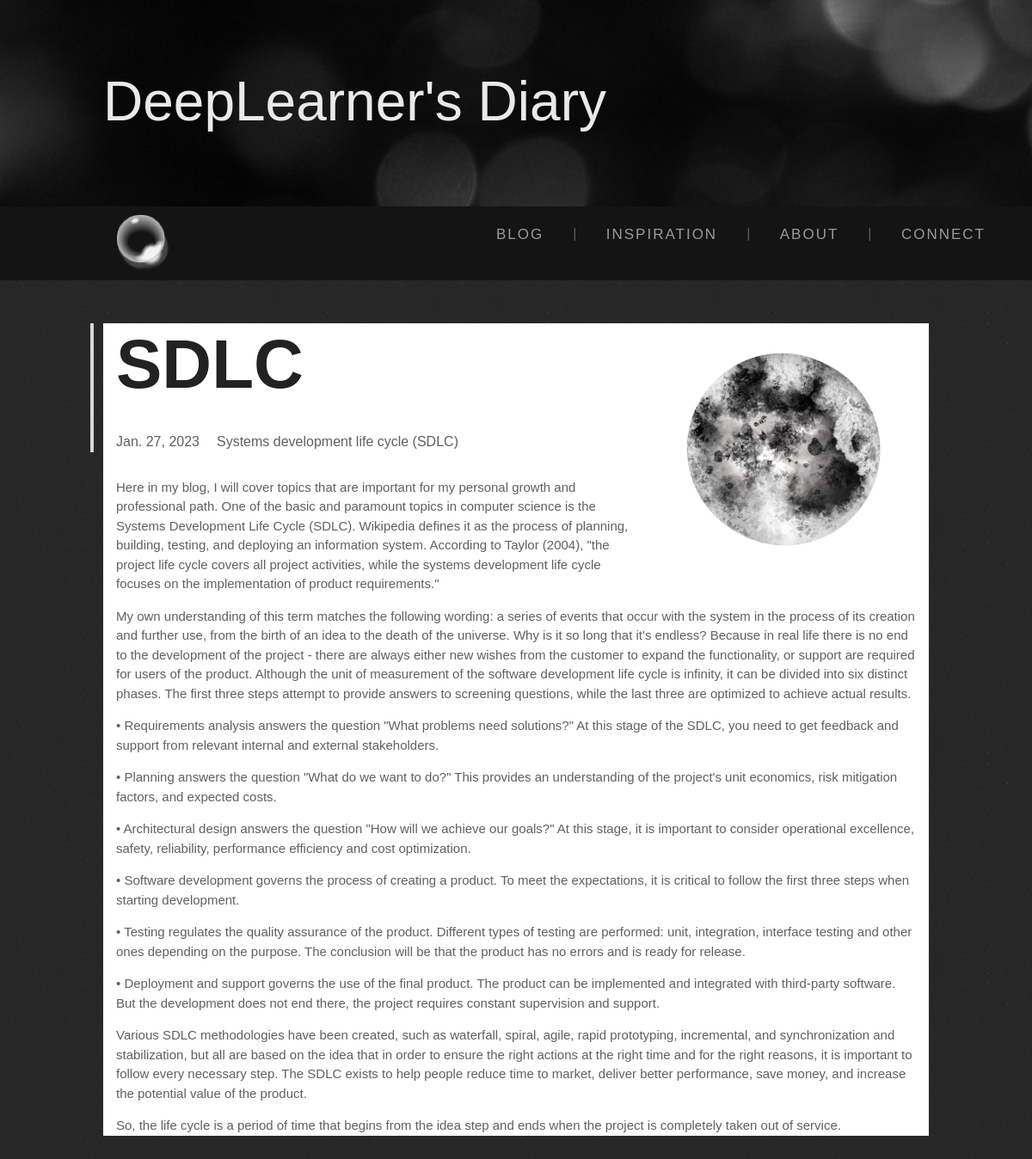
The page /blog/1 on the database its author committed.
### blogpart/models.py (models this page shows, shortened)
class BlogPublications(models.Model):
    title = models.CharField('Title', max_length=300)
    theme = models.CharField('Theme of publication', max_length=150)
    anons = models.CharField('Anons', max_length=250)
    full_text_1 = models.TextField('Text')
    full_text_2 = models.TextField('Text')
    full_text_3 = models.TextField('Text')
    full_text_4 = models.TextField('Text')
    full_text_5 = models.TextField('Text')
    full_text_6 = models.TextField('Text')
    full_text_7 = models.TextField('Text')
    full_text_8 = models.TextField('Text')
    full_text_9 = models.TextField('Text')
    full_text_10 = models.TextField('Text')
    date = models.DateField('Date of publication')
    class Meta:
        verbose_name = 'Publication'
        verbose_name_plural = 'Publications'

### blogpart/views.py (the view)
# urls.py: path('<int:pk>', views.BlogDetailView.as_view(), name='blog_detail')
class BlogDetailView(DetailView):
    model = BlogPublications
    template_name = "blogpart/detail_view.html"
    context_object_name = 'publication'

### blogpart/templates/blogpart/detail_view.html (shortened to what this page needs)
{% extends 'main/layout.html' %}
{% load static %}
{% block content %}
<div class="container1">
    <div class="post">
        <div class="post-image">
            <img src="{% static 'main/img/mud.png' %}">
        </div>
        <div class="post-content">
            <div class="post-header">
                <h1>{{ publication.title }}</h1>
                <div class="post-meta">
                    <span class ="time">{{ publication.date }}</span>
                    <span class="category">{{ publication.theme }}</span>
                </div>
            </div>
            <p>{{ publication.full_text_1 }}</p>
            <p>{{ publication.full_text_2 }}</p>
            <p>{{ publication.full_text_3 }}</p>
            <p>{{ publication.full_text_4 }}</p>
            <p>{{ publication.full_text_5 }}</p>
            <p>{{ publication.full_text_6 }}</p>
            <p>{{ publication.full_text_7 }}</p>
            <p>{{ publication.full_text_8 }}</p>
            <p>{{ publication.full_text_9 }}</p>
            <p>{{ publication.full_text_10 }}</p>
        </div>
    </div>
</div>
{% endblock %}

### main/templates/main/layout.html (shortened to what this page needs)
{% load static %}
<!doctype html>
<html lang="en">
<head>
    <link rel="stylesheet" href="https://cdn.jsdelivr.net/npm/bootstrap@5.2.3/dist/css/bootstrap.min.css">
    <link rel="stylesheet" href="{% static 'main/css/main.css' %}">
    <link rel="stylesheet" href="{% static 'main/css/navbar.css' %}">
    <link href="https://fonts.cdnfonts.com/css/snell-roundhand" rel="stylesheet">
    <link href="https://cdnjs.cloudflare.com/ajax/libs/font-awesome/4.7.0/css/font-awesome.css" rel="stylesheet">
    <link rel="stylesheet" href="https://cdnjs.cloudflare.com/ajax/libs/font-awesome/4.7.0/css/font-awesome.min.css">
</head>
<body>
    <div class="wrapper">
    {% include 'main/menu.html'%}
    {% block content %}
    {% endblock %}
    {% include 'main/footer.html'%}
    </div>
</body>
</html>

### main/templates/main/menu.html
{% load static %}
<header><div class="headertext">DeepLearner's Diary</div></header>
<nav class="top-menu">
  <a class="navbar-logo" href="{% url 'main' %}"><img src="{% static 'main/img/sfera1 4.png' %}" alt="Logo"></a>
  <ul class="menu-main">
    <li><a href="{% url 'blog' %}">Blog</a></li>
    <li><a href="{% url 'inspiration' %}">Inspiration</a></li>
    <li><a href="{% url 'about' %}">About</a></li>
    <li><a href="{% url 'contact_page' %}">Connect</a></li>
  </ul>
</nav>

### main/templates/main/footer.html (shortened to what this page needs)
        <div class="footer">
          <div id="knopka"></div>
        </div>

### main/static/main/css/main.css (style rules this page uses)
body { background: #252525; background-image: url("../img/background10.png"); }
h1 { font-size: 500%; }
p { font-size: 500% }
body { min-height: 1000px; color: #e9e9e9; }
header { padding: 120px; background-image: url("../img/wallpaper.jpg"); }
.headertext { margin-top: -50px; margin-bottom: -100px; color: #e9e9e9; font-size: 400%; }
nav { font-family: 'Ubuntu Condensed', sans-serif; color: #e9e9e9; background: #141414; position: sticky; top: 0; }
.top-menu { background: #141414; padding: 20px; z-index: 999999; }
.top-menu:after { content: ""; display: table; clear: both; }
.navbar-logo { display: inline-block; margin-top: -10px; margin-bottom: -20px; margin-left: 10%; size: auto; transition: filter .7s ease-in-out; -webkit-filter: grayscale(99%); filter: grayscale(99%); }
.menu-main { list-style: none; margin: 0; padding: 0; float: right; }
.menu-main li { display: inline-block; }
.menu-main li:after { content: "|"; color: #606060; display: inline-block; vertical-align:top; }
.menu-main li:last-child:after { content: none; }
.menu-main a { text-decoration: none; font-family: 'Ubuntu Condensed', sans-serif; letter-spacing: 2px; position: relative; padding-bottom: 20px; margin: 0 34px 0 30px; font-size: 17px; text-transform: uppercase; display: inline-block; transition: color .2s; }
.menu-main a, .menu-main a:visited { color: #9d999d; }
.menu-main a:before, .menu-main a:after { content: ""; position: absolute; height: 4px; top: auto; right: 50%; bottom: -5px; left: 50%; background: #feb386; transition: .8s; }
.footer #knopka { width:50px; height:50px; border: #feb386 8px; position:center; }
.footer { position: fixed; right:0; bottom:0; width: 100%; height: 2em; overflow:hidden; transition: all 1s ease; }
p { font-size: 15px; line-height: 25px; }
* { box-sizing: border-box; }
* { box-sizing: border-box; margin: 0; }
body { font-family: 'Montserrat', sans-serif; color: #606060; font-size: 14px; }
.container1 { max-width: 960px; margin: 50px auto; padding: 0 15px; background: white; }
.post-image img { width: 100%; margin: 0 0 20px 0; }
.post h1 { color: #222; font-weight: 600; margin-bottom: 30px; }
.post-meta { margin-bottom: 30px; display: flex; flex-wrap: wrap; }
.category { margin-left: 20px; }
p { line-height: 1.5; margin-bottom: 1em; }
@media (min-width: 768px) { body { font-size: 16px; } }
@media (min-width: 768px) { .post-image img { float: right; width: 300px; margin: 0 0 20px 20px; } }
@media (min-width: 768px) { .post-header { padding-left: 26px; border-left: 4px solid #D8D8D8; margin-left: -30px; } }

### rows shown on the page
BlogPublications: title "SDLC", date "Jan. 27, 2023", theme "Systems development life cycle (SDLC)", full_text_1 "Here in my blog, I will cover topics that are important for my personal growth and professional path. One of the basic and paramount topics in computer science is the Systems Development Life Cycle (SDLC). Wikipedia defines it as the process of planning, building, testing, and deploying an information system. According to Taylor (2004), \"the project life cycle covers all project activities, while the systems development life cycle focuses on the implementation of product requirements.\"", full_text_2 "My own understanding of this term matches the following wording: a series of events that occur with the system in the process of its creation and further use, from the birth of an idea to the death of the universe. Why is it so long that it's endless? Because in real life there is no end to the development of the project - there are always either new wishes from the customer to expand the functionality, or support are required for users of the product. Although the unit of measurement of the software development life cycle is infinity, it can be divided into six distinct phases. The first three steps attempt to provide answers to screening questions, while the last three are optimized to…", full_text_3 "• Requirements analysis answers the question \"What problems need solutions?\" At this stage of the SDLC, you need to get feedback and support from relevant internal and external stakeholders.", full_text_4 "• Planning answers the question \"What do we want to do?\" This provides an understanding of the project's unit economics, risk mitigation factors, and expected costs.", full_text_5 "• Architectural design answers the question \"How will we achieve our goals?\" At this stage, it is important to consider operational excellence, safety, reliability, performance efficiency and cost optimization.", full_text_6 "• Software development governs the process of creating a product. To meet the expectations, it is critical to follow the first three steps when starting development.", full_text_7 "• Testing regulates the quality assurance of the product. Different types of testing are performed: unit, integration, interface testing and other ones depending on the purpose. The conclusion will be that the product has no errors and is ready for release.", full_text_8 "• Deployment and support governs the use of the final product. The product can be implemented and integrated with third-party software. But the development does not end there, the project requires constant supervision and support.", full_text_9 "Various SDLC methodologies have been created, such as waterfall, spiral, agile, rapid prototyping, incremental, and synchronization and stabilization, but all are based on the idea that in order to ensure the right actions at the right time and for the right reasons, it is important to follow every necessary step. The SDLC exists to help people reduce time to market, deliver better performance, save money, and increase the potential value of the product.", full_text_10 "So, the life cycle is a period of time that begins from the idea step and ends when the project is completely taken out of service."
